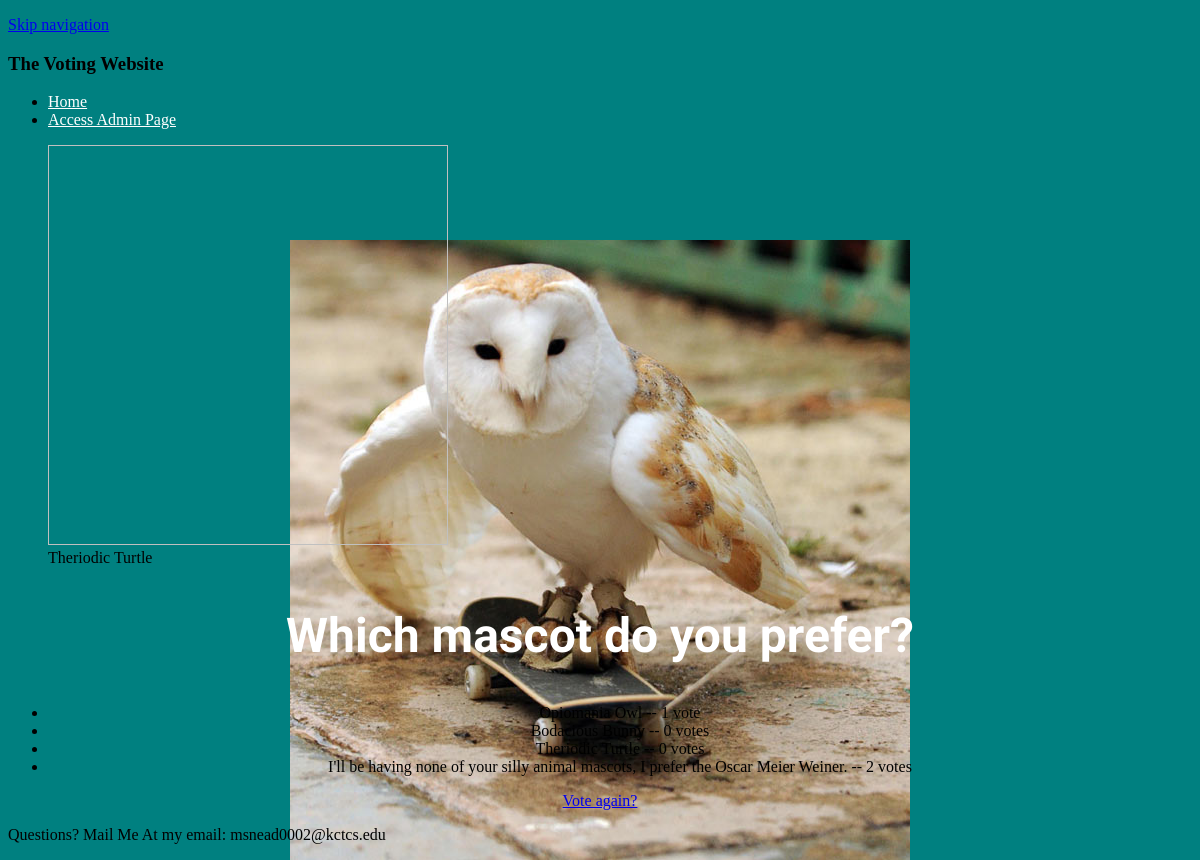
The app's page /polls/7/results/ with its own data.
### polls/models.py (models this page shows, shortened)
@python_2_unicode_compatible  # only if you need to support Python 2
class Question(models.Model):
    question_text = models.CharField(max_length=200)
    pub_date = models.DateTimeField('date published')
    def was_published_recently(self):
        now = timezone.now()
        return now - datetime.timedelta(days=1) <= self.pub_date <= now
    was_published_recently.admin_order_field = 'pub_date'
    was_published_recently.boolean = True
    was_published_recently.short_description = 'Published recently?'

@python_2_unicode_compatible  # only if you need to support Python 2
class Choice(models.Model):
    question = models.ForeignKey(Question, on_delete=models.CASCADE)
    choice_text = models.CharField(max_length=200)
    votes = models.IntegerField(default=0)

### polls/views.py (the view)
# urls.py: url(r'^(?P<pk>[0-9]+)/results/$', views.ResultsView.as_view(), name='results'),
class ResultsView(generic.DetailView):
    model = Question
    template_name = 'polls/results.html'

### polls/templates/polls/results.html (shortened to what this page needs)
{% load staticfiles %}
<!DOCTYPE html>
<html lang="en">
   <head>
	  <link rel="stylesheet" type="text/css" href="{% static 'polls/style.css' %}" />
   </head>
   <body>
		<div class="container">
			<p class="skipnavigation"><a href="#contentstart">Skip navigation</a></p>
			<header>
				<h3>The Voting Website</h3>
			</header>
			<nav class = "sitenavigation">
				<ul>
					<li><a href = "http://127.0.0.1:8000/polls/">Home<a></li>
					<li><a href = "http://127.0.0.1:8000/admin/">Access Admin Page<a></li>
				</ul>
			</nav>
			<article>
				<figure class="turtle">
					<img href="{% static 'polls/background.jpg' %}" width="400" height="400" alt="">
					<figcaption>Theriodic Turtle</figcaption>
				</figure>
				<div>
					<h1>{{ question.question_text }}</h1>
					<center>
					<ul>
					{% for choice in question.choice_set.all %}
						<li>{{ choice.choice_text }} -- {{ choice.votes }} vote{{ choice.votes|pluralize }}</li>
					{% endfor %}
					</ul>
					<a href="{% url 'polls:detail' question.id %}">Vote again?</a>
					</center>
				</div>
			</article>
			<footer>
				<p>Questions? Mail Me At my email: msnead0002@kctcs.edu</a></p>
			</footer>
		</div>
   </body>

### polls/static/polls/style.css (style rules this page uses)
li a { color: white; }
body { background: teal url("images/background.JPG") no-repeat center bottom; }
h1 { color: White; font-family: "pinyon script", "times new roman", sans-serif; font-style: itallic; text-align: center; font-size: 3em; }

### records on screen
Question: question_text "Which mascot do you prefer?"
Choice: choice_text "Opiomania Owl", votes "1"
Choice: choice_text "Bodacious Bunny", votes "0"
Choice: choice_text "Theriodic Turtle", votes "0"
Choice: choice_text "I'll be having none of your silly animal mascots, I prefer the Oscar Meier Weiner.", votes "2"
